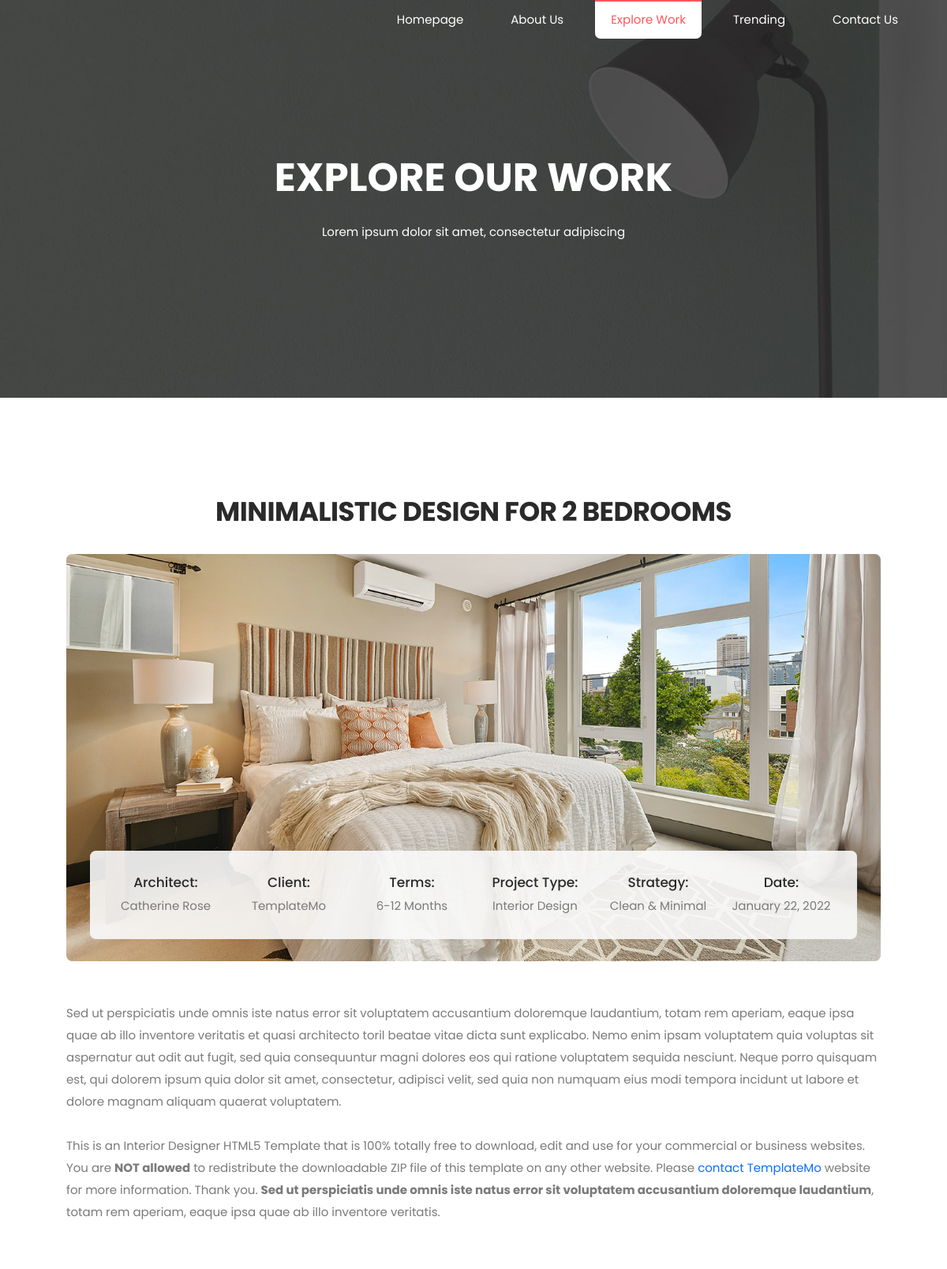
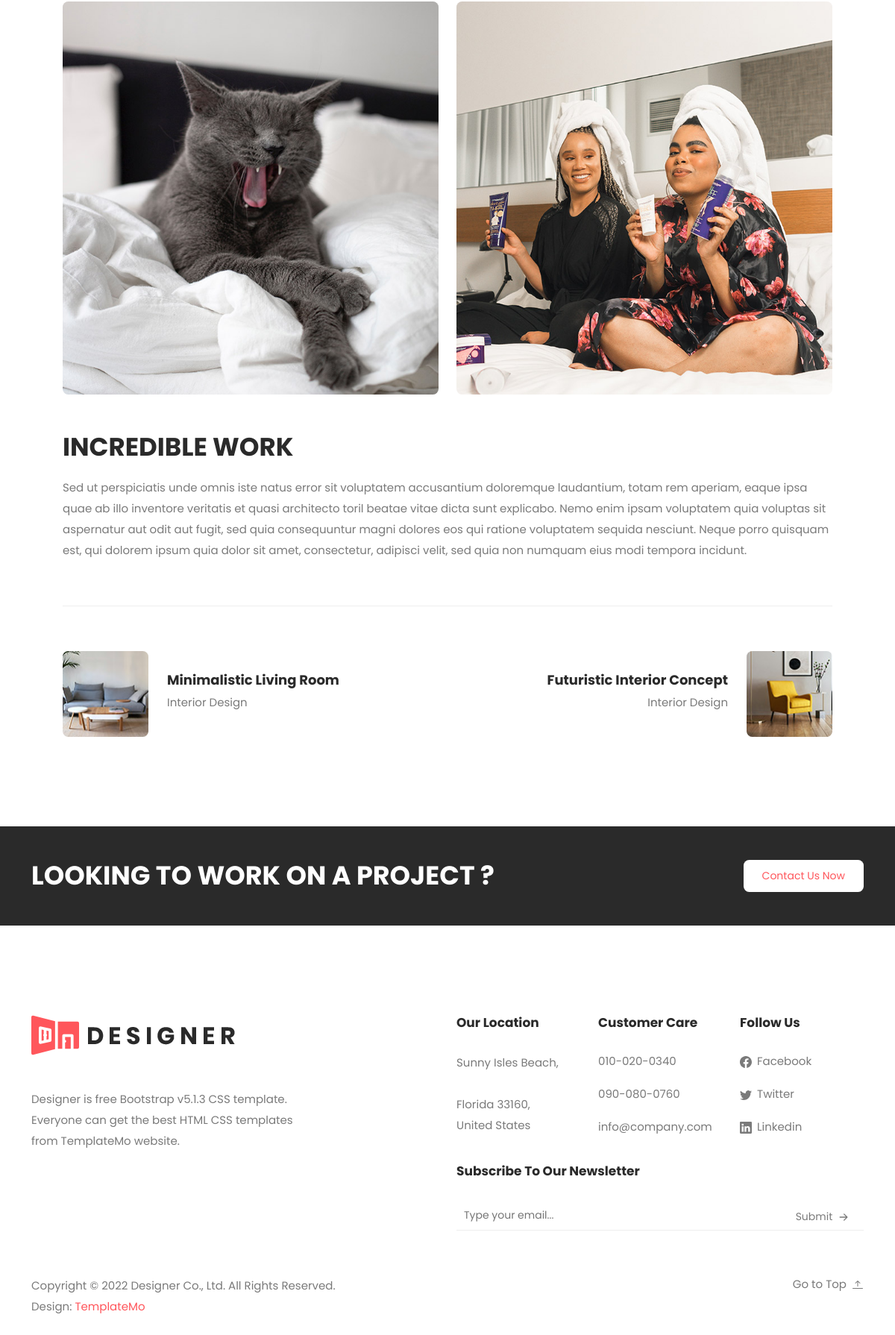
/explore/, run on the app's committed database (2 pictures, top to bottom).
### main/models.py (models this page shows, shortened)
class ExplorePage(models.Model):
    nameH2 = models.CharField('Explore page 1', max_length=50)
    nameH1 = models.CharField('Explore page 2', max_length=50)
    img = models.ImageField('Explore page image', upload_to='media')
    class Meta:
        verbose_name = 'ExplorePage'
        verbose_name_plural = 'ExplorePages'

### main/views.py (the view)
# urls.py: path('explore/', ExplorePageListView.as_view(), name='explore'),
class ExplorePageListView(ListView):
    template_name = 'explore.html'
    def get(self, request):
        explorePages = ExplorePage.objects.all()
        return render(request, self.template_name, {
            'explorePages':explorePages,
        })

### main/templates/explore.html (shortened to what this page needs)
{% extends 'base.html' %}
{% load static %}
{% block css %}
     <link href="{% static 'css/bootstrap.min.css' %}" rel="stylesheet">
     <link rel="stylesheet" href="{% static 'css/fontawesome.css' %}">
     <link rel="stylesheet" href="{% static 'css/templatemo-572-designer.css' %}">
     <link rel="stylesheet" href="{% static 'css/owl.css' %}">
     <link rel="stylesheet" href="{% static 'css/animate.css' %}">
     <link rel="stylesheet"href="https://unpkg.com/swiper@7/swiper-bundle.min.css"/>
{% endblock %}
  {% block menu %}
  <header id="#top">
      <nav class="main-navigation navbar navbar-expand-lg navbar-light">
          <div class="container">
            <div class="collapse navbar-collapse" id="navbarNav">
              <ul class="navbar-nav">
                <li class="nav-item">
                  <a class="nav-link" href="{% url 'index' %}">Homepage</a>
                </li>
                <li class="nav-item">
                  <a class="nav-link" href="{% url 'about' %}">About Us</a>
                </li>
                <li class="nav-item">
                  <a class="nav-link active" href="{% url 'explore' %}">Explore Work</a>
                </li>
                <li class="nav-item">
                  <a class="nav-link" href="{% url 'trending' %}">Trending</a>
                </li>
                <li class="nav-item">
                  <a class="nav-link" href="{% url 'contact' %}">Contact Us</a>
                </li>
              </ul>
            </div>
          </div>
      </nav>
  </header>
{% endblock %}
{% block content %}
    <div class="page-banner change-name" >
        {% for i in explorePages %}
        <div class="container">
            <div class="row">
                <div class="col-lg-6 offset-lg-3">
                    <div class="header-text">
                        <h2>{{ i.nameH2 }}</h2>
                        <p>{{ i.nameH1 }}</p>
                    </div>
                </div>
            </div>
        </div>
        {% endfor %}
    </div>
    <section class="explore-item">
        <div class="container expanded">
            <div class="row">
                <div class="col-lg-12">
                    <div class="section-heading">
                        <h2>Minimalistic Design for 2 bedrooms</h2>
                    </div>
                    <div class="main-image">
                        <img src="../../media/media/explore-item-01.jpg" alt="master bedroom design">
                    </div>
                    <div class="project-info">
                        <div class="row">
                            <div class="col-lg-2">
                                <div class="info-item">
                                    <h6>Architect:</h6>
                                    <span>Catherine Rose</span>
                                </div>
                            </div>
                            <div class="col-lg-2">
                                <div class="info-item">
                                    <h6>Client:</h6>
                                    <span>TemplateMo</span>
                                </div>
                            </div>
                            <div class="col-lg-2">
                                <div class="info-item">
                                    <h6>Terms:</h6>
                                    <span>6-12 Months</span>
                                </div>
                            </div>
                            <div class="col-lg-2">
                                <div class="info-item">
                                    <h6>Project Type:</h6>
                                    <span>Interior Design</span>
                                </div>
                            </div>
                            <div class="col-lg-2">
                                <div class="info-item">
                                    <h6>Strategy:</h6>
                                    <span>Clean &amp; Minimal</span>
                                </div>
                            </div>
                            <div class="col-lg-2">
                                <div class="info-item">
                                    <h6>Date:</h6>
                                    <span>January 22, 2022</span>
                                </div>
                            </div>
                        </div>
                    </div>
                    <p>Sed ut perspiciatis unde omnis iste natus error sit voluptatem accusantium doloremque laudantium, totam rem aperiam, eaque ipsa quae ab illo inventore veritatis et quasi architecto toril beatae vitae dicta sunt explicabo. Nemo enim ipsam voluptatem quia voluptas sit aspernatur aut odit aut fugit, sed quia consequuntur magni dolores eos qui ratione voluptatem sequida nesciunt. Neque porro quisquam est, qui dolorem ipsum quia dolor sit amet, consectetur, adipisci velit, sed quia non numquam eius modi tempora incidunt ut labore et dolore magnam aliquam quaerat voluptatem.
                    <br><br>This is an Interior Designer HTML5 Template that is 100% totally free to download, edit and use for your commercial or business websites. You are <strong>NOT allowed</strong> to redistribute the downloadable ZIP file of this template on any other website.
                    Please <a rel="nofollow" href="https://templatemo.com/contact" target="_blank">contact TemplateMo</a> website for more information. Thank you. <strong>Sed ut perspiciatis unde omnis iste natus error sit voluptatem accusantium doloremque laudantium</strong>, totam rem aperiam, eaque ipsa quae ab illo inventore veritatis.</p>
                </div>
                <div class="col-lg-6">
                    <img src="../../media/media/explore-item-02.jpg" alt="">
                </div>
                <div class="col-lg-6">
                    <img src="../../media/media/explore-item-03.jpg" alt="">
                </div>
                <div class="col-lg-12">
                    <div class="down-content">
                        <h4>Incredible Work</h4>
                        <p>Sed ut perspiciatis unde omnis iste natus error sit voluptatem accusantium doloremque laudantium, totam rem aperiam, eaque ipsa quae ab illo inventore veritatis et quasi architecto toril beatae vitae dicta sunt explicabo. Nemo enim ipsam voluptatem quia voluptas sit aspernatur aut odit aut fugit, sed quia consequuntur magni dolores eos qui ratione voluptatem sequida nesciunt. Neque porro quisquam est, qui dolorem ipsum quia dolor sit amet, consectetur, adipisci velit, sed quia non numquam eius modi tempora incidunt.</p>
                    </div>
                </div>
                <div class="col-lg-12">
                    <div class="projects-pagination">
                        <div class="row">
                            <div class="col-lg-6">
                                <div class="left-pagination">
                                    <img class="float-start" src="../../media/media/pagination-left-image.jpg" alt="">
                                    <div class="right-content">
                                        <a href="{% url 'explore' %}"><h6>Minimalistic Living Room</h6></a>
                                        <span>Interior Design</span>
                                    </div>
                                </div>
                            </div>
                            <div class="col-lg-6">
                                <div class="right-pagination">
                                    <img class="float-end" src="../../media/media/pagination-right-image.jpg" alt="">
                                    <div class="float-end left-content">
                                        <a href="{% url 'explore' %}"><h6>Futuristic Interior Concept</h6></a>
                                        <span>Interior Design</span>
                                    </div>
                                </div>
                            </div>
                        </div>
                    </div>
                </div>
            </div>
        </div>
    </section>
    <section class="call-to-action">
        <div class="container">
            <div class="row">
                <div class="col-lg-8">
                    <h2>Looking to Work On A Project ?</h2>
                </div>
                <div class="col-lg-4">
                    <div class="white-button">
                        <a href="#">Contact Us Now</a>
                    </div>
                </div>
            </div>
        </div>
    </section>
    {% endblock %}

### data on the page
ExplorePage: nameH2 "EXPLORE OUR WORK", nameH1 "Lorem ipsum dolor sit amet, consectetur adipiscing"
